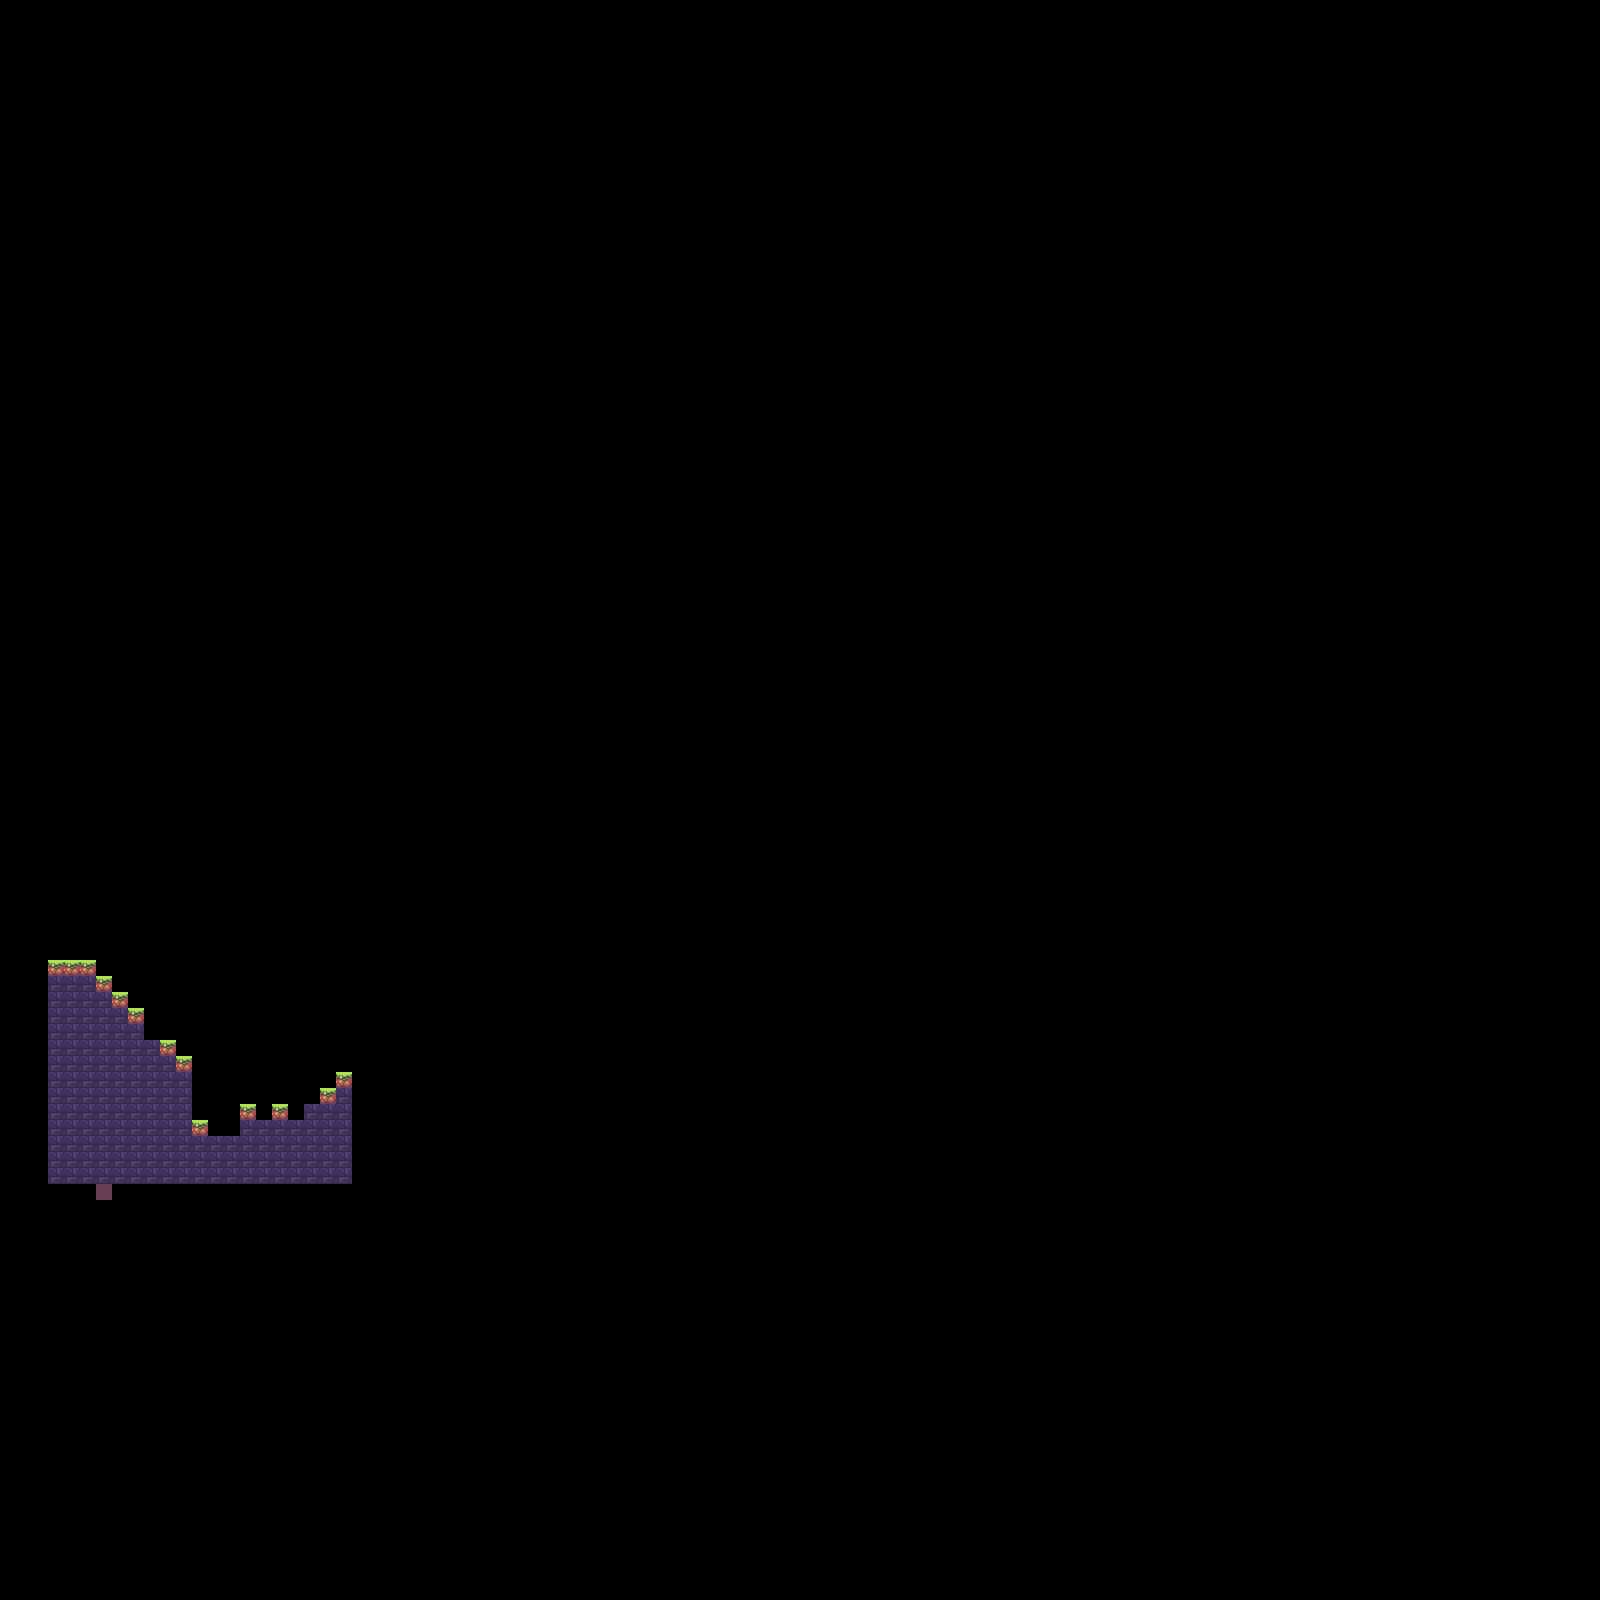

A 2D game scene composited from a Tiled map and its tileset images. What follows is a short description and the map's XML, with each tile layer's data collapsed to a summary:
An orthogonal 100x100 tile map with 16x16 px tiles, 1 tile layer (Tile Layer 1).

<map version="1.0" tiledversion="2018.02.14" orientation="orthogonal" renderorder="right-down" width="100" height="100" tilewidth="16" tileheight="16" infinite="0" nextobjectid="1">
 <tileset firstgid="1" source="SunnyLand.tsx" />
 <layer name="Tile Layer 1" width="100" height="100">
  <data>[10000 cells, 151 non-empty, 3 distinct tile ids]</data>
 </layer>
</map>
